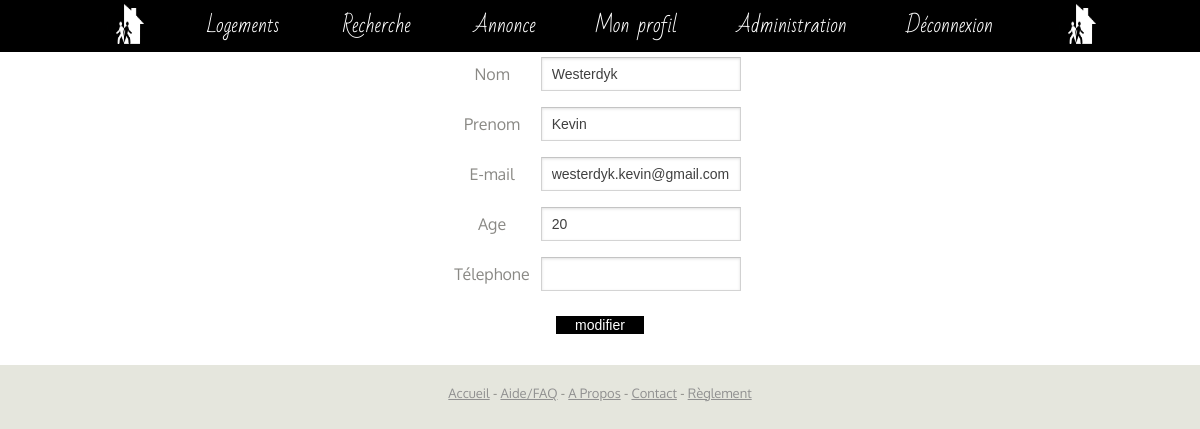
/modif2.php?idPersonne=2 (signed in), run on an earlier commit of the app's database.
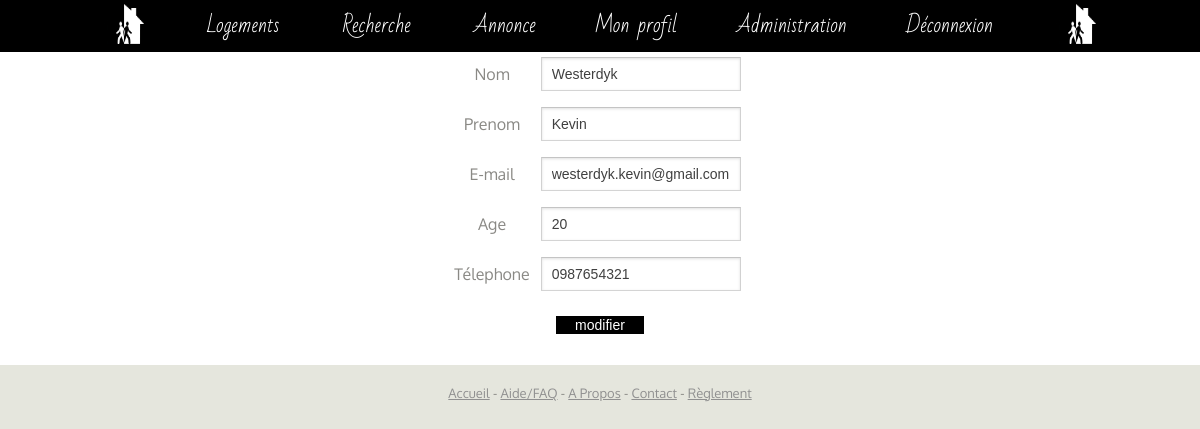
And on a later commit of the database.
### tables this page shows
CREATE TABLE `membres` (
`id` int(11) NOT NULL,
  `admin` int(11) NOT NULL DEFAULT '0',
  `nom` varchar(255) NOT NULL,
  `prenom` varchar(255) NOT NULL,
  `email` varchar(255) NOT NULL,
  `mdp` varchar(255) NOT NULL,
  `age` tinyint(4) NOT NULL,
  `telephone` varchar(10) NOT NULL,
  `compteActif` tinyint(1) NOT NULL DEFAULT '0',
  `clefCompte` varchar(255) NOT NULL
);

### modif2.php (the view, shortened to what this page needs)
<?php require_once("config.php");
$id  = $_GET["idPersonne"] ;
$user_name = $bdd -> prepare('SELECT prenom, nom, email, age, telephone FROM membres WHERE id = '.$id);
$user_name -> execute();
$result = $user_name -> fetch();
 ?>
<html>
    <head>
        <link href="style.css" rel="stylesheet" />
    </head>
	<body>
		<?php include("header.php"); ?>
		<div id="wrapper">
			<div id="user_list">
				<?php
				$verifadmin = $bdd -> prepare("SELECT admin FROM membres WHERE id =".$_SESSION["userID"]);
				$verifadmin -> execute();
				$numadmin = $verifadmin->fetch();
				if ($numadmin['admin'] == 1){
				?>
				<form name="insertion" action="modif3.php" method="POST">
					<table border="0" align="center" cellspacing="2" cellpadding="2">
						<tr align="center">
							<td>Nom</td>
							<td><input type="text" name="nom" value="<?php echo($result['nom']) ;?>"></td>
						</tr>
						<tr align="center">
							<td>Prenom</td>
							<td><input type="text" name="prenom" value="<?php echo($result['prenom']) ;?>"></td>
						</tr>
						<tr align="center">
							<td>E-mail</td>
							<td><input type="text" name="email" value="<?php echo($result['email']) ;?>"></td>
						</tr>
						<tr align="center">
							<td>Age</td>
							<td><input type="text" name="age" value="<?php echo($result['age']) ;?>"></td>
						</tr>
						<tr align="center">
							<td>Télephone</td>
							<td><input type="text" name="telephone" value="<?php echo($result['telephone']) ;?>"></td>
						</tr>
						<tr align="center">
							<td colspan="2"><input type="submit" value="modifier"></td>
						</tr>
					</table>
				</form>
				<?php } ?>
			</div>
		</div>
		<?php include("footer.php");?>
	</body>
</html>

What changed in the data, as far as the page shows it:
changed membres "Westerdyk": telephone (not shown) → "0987654321"
